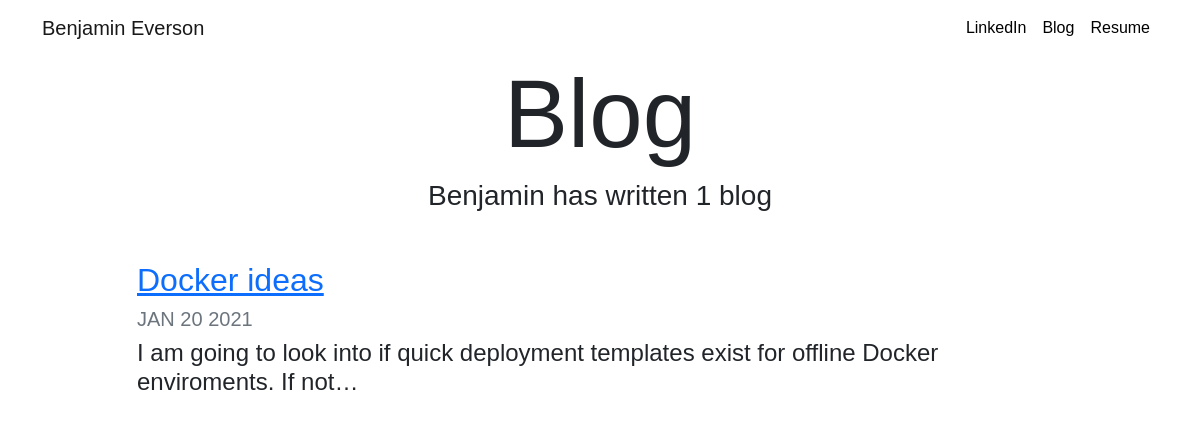
Screenshot of /blog/ with the database file from the repository.
### blog/models.py (models this page shows, shortened)
class Blog(models.Model):
    title = models.CharField(max_length=200)
    description = models.TextField()
    date = models.DateField(default='')

### blog/views.py (the view)
# urls.py: path('', views.all_blogs, name='all_blogs'),
def all_blogs(request):
    blogs = Blog.objects.order_by('-date')
    return render(request, 'blog/all_blogs.html', {'blogs':blogs})

### blog/templates/blog/all_blogs.html
{% extends "portfolio/base.html" %}
{% load static %}
{% block content %}
<h1 id="blogtitle" class="font-weight-bold text-center">Blog</h1>
<h3 class="text-center mb-5">Benjamin has written {{ blogs.count }} blog{{ blogs.count|pluralize }}</h3>
{% for blog in blogs %}
<div class="row justify-content-center my-3">
  <div class="col-md-10">
    <a href="{% url 'blog:detail' blog.id %}">
      <h2>{{ blog.title }}</h2>
    </a>
    <h5 class="text-muted">{{ blog.date|date:'M d Y'|upper }}</h5>
    <h4>{{ blog.description|striptags|truncatechars:100 }}</h4>
  </div>
</div>
{% endfor %}
{% endblock %}

### portfolio/templates/portfolio/base.html (shortened to what this page needs)
<!doctype html>
<html lang="en">
 <head>
{% load static %}
    <link href="https://cdn.jsdelivr.net/npm/bootstrap@5.0.0-beta1/dist/css/bootstrap.min.css" rel="stylesheet">
    <link rel="stylesheet" href="{% static "portfolio/custom.css" %}">
  </head>
  <body>
<nav id="topNav" class="navbar navbar-expand-md navbar-light">
    <div class="container">
      <a class="navbar-brand" href="{% url 'home' %}">
    <span>Benjamin Everson</span>
</a>
      <div class="collapse navbar-collapse justify-content-end" id="navbarNav">
        <ul class="navbar-nav ml-auto ">
          <li class="nav-item">
            <a class="nav-link" href="https://www.linkedin.com/in/benjamin-everson-30326211/" target="_blank">LinkedIn</a>
          </li>
          <li class="nav-item">
            <a class="nav-link active" aria-current="page" href="{% url 'blog:all_blogs' %}" target="_blank">Blog</a>
          </li>
          <li class="nav-item">
            <a class="nav-link" href="{% static 'portfolio/Ben Everson.pdf'%}" target="_blank">Resume</a>
          </li>
        </ul>
      </div>
    </div>
  </nav>
  <div class="container">
    {% block content %}{% endblock %}
  </div>
  </body>
</html>

### portfolio/static/portfolio/custom.css (style rules this page uses)
.navbar-nav .nav-link { color: rgba(0,0,0,1) !important; }
body { font-family: 'Noto Sans JP', sans-serif;; }
#blogtitle { font-size: 6rem; }

### rows the page displays
Blog: title "Docker ideas", date "JAN 20 2021", description "I am going to look into if quick deployment templates exist for offline Docker enviroments. If not…"

### other values shown
{{ blogs.count }} "1"
